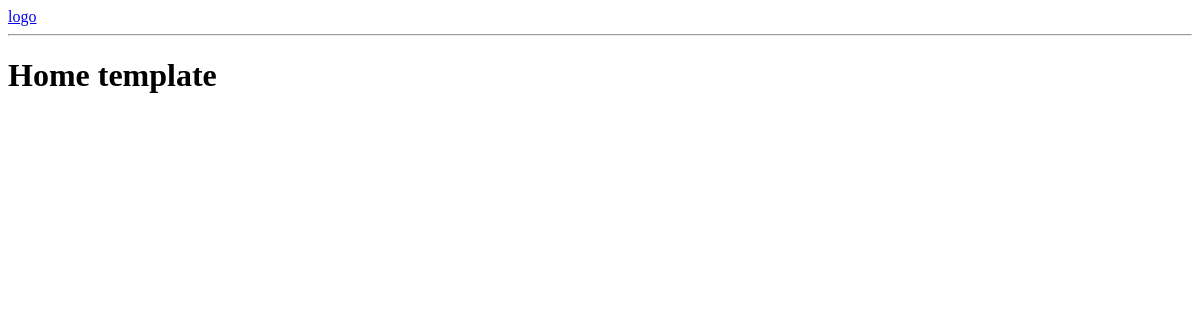
Before: / with the older database file.
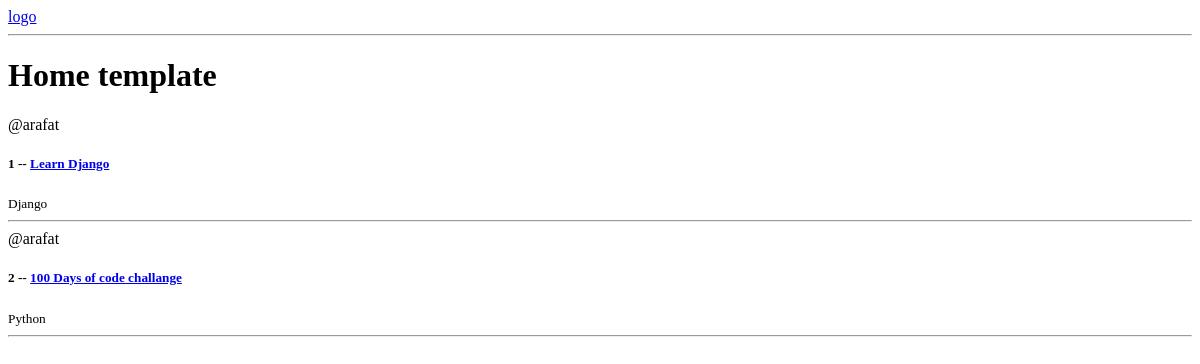
After: the same page with the newer database file.
### base/models.py (models this page shows, shortened)
class Room(models.Model):
  host =  models.ForeignKey(User, on_delete=models.SET_NULL, null=True )
  topic =  models.ForeignKey('Topic',on_delete=models.SET_NULL, null=True)
  name = models.CharField(max_length=200)
  description = models.TextField(null=True, blank=True) # it can be blank
  updated = models.DateTimeField(auto_now=True)
  created = models.DateTimeField(auto_now_add=True)

class Topic(models.Model):
  name = models.CharField(max_length=200)

### base/views.py (the view)
# urls.py: path('', views.home, name="home"),
def home(request):
    rooms = Room.objects.all()
    context = {'rooms': rooms}
    return render(request, 'base/home.html', context)

### base/templates/base/home.html (shortened to what this page needs)
{% extends 'main.html' %} {% block content %}
<h1>Home template</h1>
<div>
	<div>
		{% for room in rooms %}
		<div>
			<span>@{{room.host.username}}</span>
			<h5>{{room.id}} -- <a href="{% url "room" room.id  %}">{{room.name}}</a></h5>
			<small>{{room.topic.name }}</small>
			<hr>
		</div>
		{% endfor %}
	</div>
</div>
{% endblock %}

### templates/main.html (shortened to what this page needs)
<!DOCTYPE html>
<html lang="en">
	<head>
	</head>
	<body>
		{% include 'navbar.html' %}
     {% block content %}
     {% endblock %}
	</body>
</html>

### templates/navbar.html
<a href="#"> logo</a>
<hr />

Changed rows visible on the page:
added Room: host.username "arafat", id "1", name "Learn Django", topic.name "Django"
added Room: host.username "arafat", id "2", name "100 Days of code challange", topic.name "Python"
